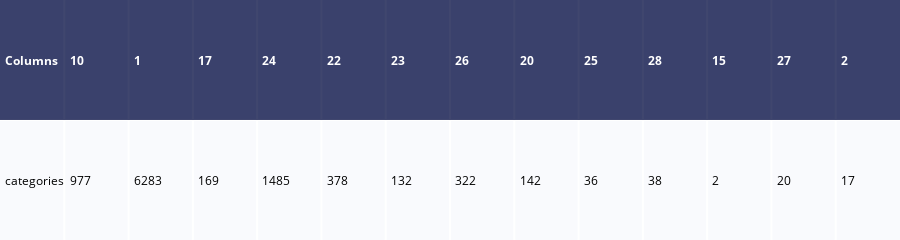
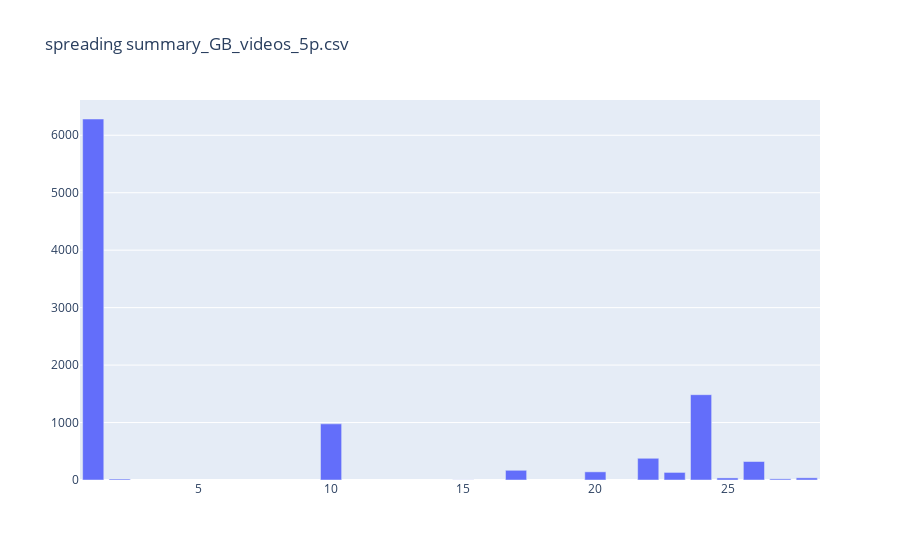

Source (notebook cell) for these figures, in order:
### Markdown cell above
#### Opis

**LabelSpreading** w przeciwieństwie do *LabelPropagation* wprowadza możliwość dodawania wag poszczególnych atrybutów. 
W tym wypadku użyto kernela RBF, niestety nie wpływa to korzystnie na wykorzystanie pamięci.

### Code cell
plotUtil = PlotUtil(files, "categories_prediction.json")

plotUtil.plot_table("spreading")
plotUtil.plot_graph("spreading")

### Figure 1 — Plotly figure (JSON) as saved in the notebook; plotly's stock layout.template omitted (floating-point values rounded to 4 significant figures)
{"data": [{"colorscale": [[0, "#00083e"], [0.5, "#ededee"], [1, "#ffffff"]], "hoverinfo": "none", "opacity": 0.75, "showscale": false, "type": "heatmap", "z": [[0, 0, 0, 0, 0, 0, 0, 0, 0, 0, 0, 0, 0, 0], [0.5, 0.5, 0.5, 0.5, 0.5, 0.5, 0.5, 0.5, 0.5, 0.5, 0.5, 0.5, 0.5, 0.5]]}], "layout": {"annotations": [{"align": "left", "font": {"color": "#ffffff"}, "showarrow": false, "text": "<b>Columns</b>", "x": -0.45, "xanchor": "left", "xref": "x", "y": 0, "yref": "y"}, {"align": "left", "font": {"color": "#ffffff"}, "showarrow": false, "text": "<b>10</b>", "x": 0.55, "xanchor": "left", "xref": "x", "y": 0, "yref": "y"}, {"align": "left", "font": {"color": "#ffffff"}, "showarrow": false, "text": "<b>1</b>", "x": 1.55, "xanchor": "left", "xref": "x", "y": 0, "yref": "y"}, {"align": "left", "font": {"color": "#ffffff"}, "showarrow": false, "text": "<b>17</b>", "x": 2.55, "xanchor": "left", "xref": "x", "y": 0, "yref": "y"}, {"align": "left", "font": {"color": "#ffffff"}, "showarrow": false, "text": "<b>24</b>", "x": 3.55, "xanchor": "left", "xref": "x", "y": 0, "yref": "y"}, {"align": "left", "font": {"color": "#ffffff"}, "showarrow": false, "text": "<b>22</b>", "x": 4.55, "xanchor": "left", "xref": "x", "y": 0, "yref": "y"}, {"align": "left", "font": {"color": "#ffffff"}, "showarrow": false, "text": "<b>23</b>", "x": 5.55, "xanchor": "left", "xref": "x", "y": 0, "yref": "y"}, {"align": "left", "font": {"color": "#ffffff"}, "showarrow": false, "text": "<b>26</b>", "x": 6.55, "xanchor": "left", "xref": "x", "y": 0, "yref": "y"}, {"align": "left", "font": {"color": "#ffffff"}, "showarrow": false, "text": "<b>20</b>", "x": 7.55, "xanchor": "left", "xref": "x", "y": 0, "yref": "y"}, {"align": "left", "font": {"color": "#ffffff"}, "showarrow": false, "text": "<b>25</b>", "x": 8.55, "xanchor": "left", "xref": "x", "y": 0, "yref": "y"}, {"align": "left", "font": {"color": "#ffffff"}, "showarrow": false, "text": "<b>28</b>", "x": 9.55, "xanchor": "left", "xref": "x", "y": 0, "yref": "y"}, {"align": "left", "font": {"color": "#ffffff"}, "showarrow": false, "text": "<b>15</b>", "x": 10.55, "xanchor": "left", "xref": "x", "y": 0, "yref": "y"}, {"align": "left", "font": {"color": "#ffffff"}, "showarrow": false, "text": "<b>27</b>", "x": 11.55, "xanchor": "left", "xref": "x", "y": 0, "yref": "y"}, {"align": "left", "font": {"color": "#ffffff"}, "showarrow": false, "text": "<b>2</b>", "x": 12.55, "xanchor": "left", "xref": "x", "y": 0, "yref": "y"}, {"align": "left", "font": {"color": "#000000"}, "showarrow": false, "text": "categories", "x": -0.45, "xanchor": "left", "xref": "x", "y": 1, "yref": "y"}, {"align": "left", "font": {"color": "#000000"}, "showarrow": false, "text": "977", "x": 0.55, "xanchor": "left", "xref": "x", "y": 1, "yref": "y"}, {"align": "left", "font": {"color": "#000000"}, "showarrow": false, "text": "6283", "x": 1.55, "xanchor": "left", "xref": "x", "y": 1, "yref": "y"}, {"align": "left", "font": {"color": "#000000"}, "showarrow": false, "text": "169", "x": 2.55, "xanchor": "left", "xref": "x", "y": 1, "yref": "y"}, {"align": "left", "font": {"color": "#000000"}, "showarrow": false, "text": "1485", "x": 3.55, "xanchor": "left", "xref": "x", "y": 1, "yref": "y"}, {"align": "left", "font": {"color": "#000000"}, "showarrow": false, "text": "378", "x": 4.55, "xanchor": "left", "xref": "x", "y": 1, "yref": "y"}, {"align": "left", "font": {"color": "#000000"}, "showarrow": false, "text": "132", "x": 5.55, "xanchor": "left", "xref": "x", "y": 1, "yref": "y"}, {"align": "left", "font": {"color": "#000000"}, "showarrow": false, "text": "322", "x": 6.55, "xanchor": "left", "xref": "x", "y": 1, "yref": "y"}, {"align": "left", "font": {"color": "#000000"}, "showarrow": false, "text": "142", "x": 7.55, "xanchor": "left", "xref": "x", "y": 1, "yref": "y"}, {"align": "left", "font": {"color": "#000000"}, "showarrow": false, "text": "36", "x": 8.55, "xanchor": "left", "xref": "x", "y": 1, "yref": "y"}, {"align": "left", "font": {"color": "#000000"}, "showarrow": false, "text": "38", "x": 9.55, "xanchor": "left", "xref": "x", "y": 1, "yref": "y"}, {"align": "left", "font": {"color": "#000000"}, "showarrow": false, "text": "2", "x": 10.55, "xanchor": "left", "xref": "x", "y": 1, "yref": "y"}, {"align": "left", "font": {"color": "#000000"}, "showarrow": false, "text": "20", "x": 11.55, "xanchor": "left", "xref": "x", "y": 1, "yref": "y"}, {"align": "left", "font": {"color": "#000000"}, "showarrow": false, "text": "17", "x": 12.55, "xanchor": "left", "xref": "x", "y": 1, "yref": "y"}], "height": 110, "margin": {"b": 0, "l": 0, "r": 0, "t": 0}, "xaxis": {"dtick": 1, "gridwidth": 2, "showticklabels": false, "tick0": -0.5, "ticks": "", "zeroline": false}, "yaxis": {"autorange": "reversed", "dtick": 1, "gridwidth": 2, "showticklabels": false, "tick0": 0.5, "ticks": "", "zeroline": false}}}

### Figure 2 — Plotly figure (JSON) as saved in the notebook; plotly's stock layout.template omitted (floating-point values rounded to 4 significant figures)
{"data": [{"name": "spreading", "type": "bar", "x": ["Columns", "10", "1", "17", "24", "22", "23", "26", "20", "25", "28", "15", "27", "2"], "y": ["categories", 977, 6283, 169, 1485, 378, 132, 322, 142, 36, 38, 2, 20, 17]}], "layout": {"barmode": "stack", "title": {"text": "spreading summary_GB_videos_5p.csv"}}}
